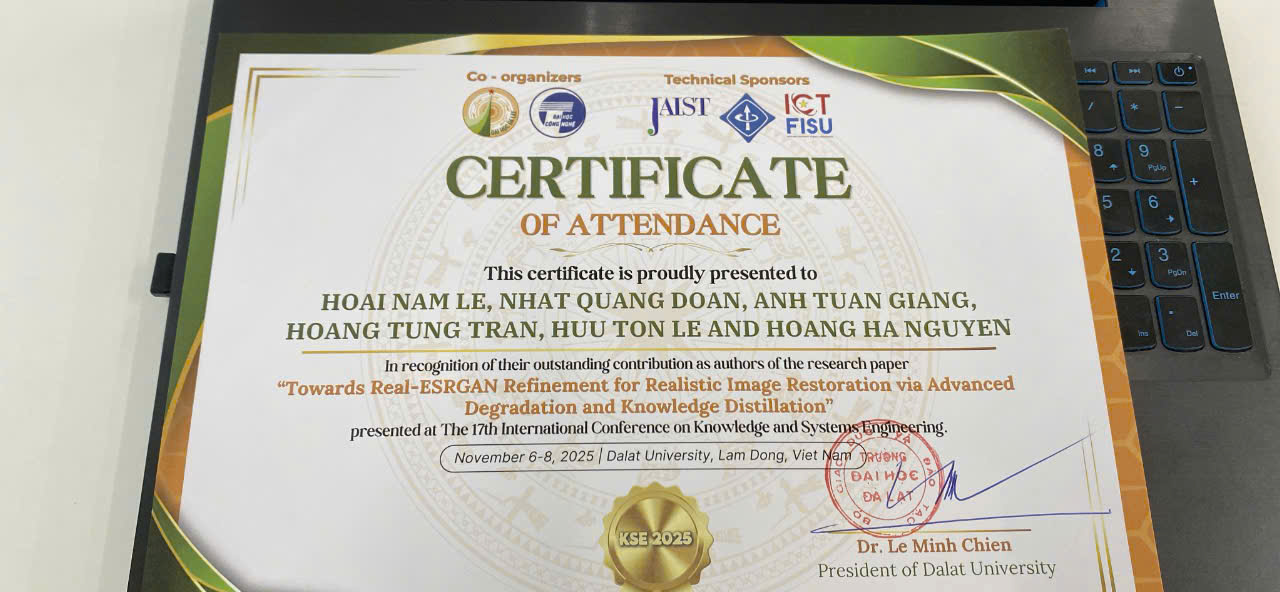
#> input picture lab3/input.jpg, 1280 x 592 px
$ python labwork3_extra.py
#> lines starting #> are read from the running program, lines starting #| are printed output that depends on the picture
import time
import numpy as np
import matplotlib.pyplot as plt
from numba import cuda

@cuda.jit
def grayscale(src, dst):
    tidx = cuda.threadIdx.x + cuda.blockIdx.x * cuda.blockDim.x
    if tidx < src.shape[0]:
        g = np.uint8((src[tidx, 0] + src[tidx, 1] + src[tidx, 2]) / 3)
        dst[tidx, 0] = dst[tidx, 1] = dst[tidx, 2] = g

def main():
    img = plt.imread('input.jpg')
#> img is the input picture: shape (592, 1280, 3); mean R, G, B 179.2, 176.6, 165.5
    if img.dtype == np.float32 or img.dtype == np.float64:
        img = (img * 255).astype(np.uint8)
    imageWidth = img.shape[1]
#> imageWidth = 1280
    imageHeight = img.shape[0]
#> imageHeight = 592
    pixelCount = imageWidth * imageHeight
#> pixelCount = 757760
    flatSrc = img.reshape(pixelCount, 3)

    t0 = time.time()
    dst_cpu = np.zeros_like(flatSrc)
    for i in range(pixelCount):
        g = np.uint8((flatSrc[i, 0] + flatSrc[i, 1] + flatSrc[i, 2]) / 3)
        dst_cpu[i, 0] = dst_cpu[i, 1] = dst_cpu[i, 2] = g
#> this loop made 757760 passes
#> g on passes 1 to 3: 51, 51, 51
    t_cpu = time.time() - t0
    print("CPU time:", t_cpu)
    plt.imsave('cpu_gray_extra.jpg', dst_cpu.reshape(imageHeight, imageWidth, 3))
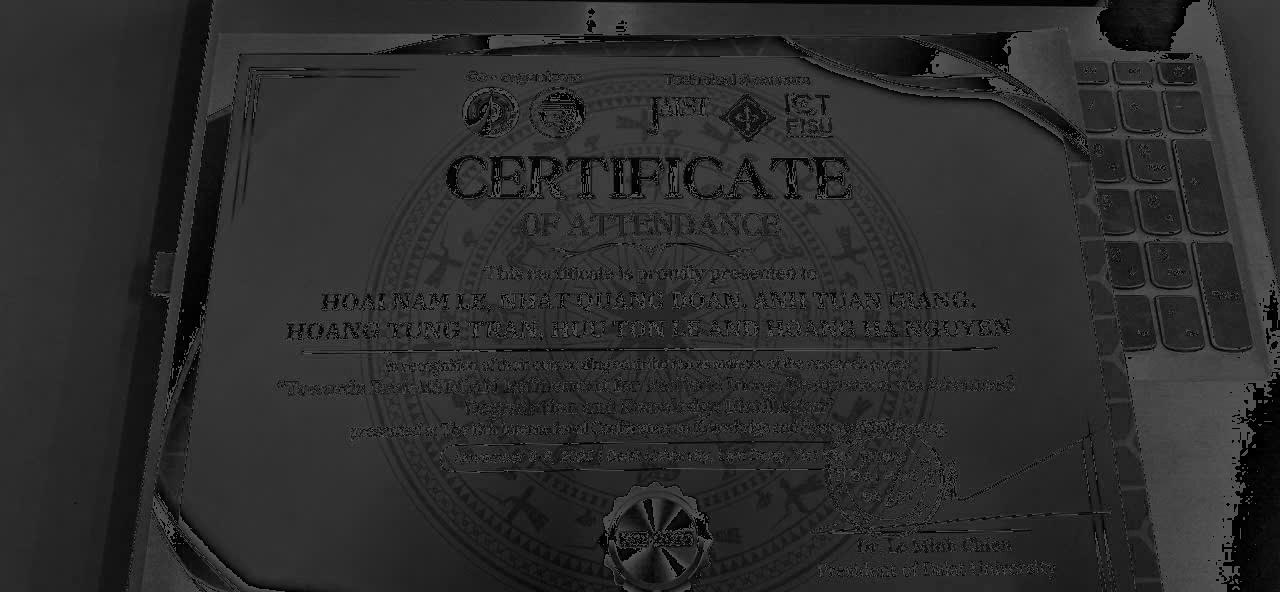
#> saved as cpu_gray_extra.jpg: shape (592, 1280, 3); min 0, max 125, mean 44.8

    devSrc = cuda.to_device(flatSrc)
    devDst = cuda.device_array((pixelCount, 3), np.uint8)

    blockSizes = [32, 64, 128, 256, 512, 1024]
    gpuTimes = []

    for blockSize in blockSizes:
        gridSize = (pixelCount + blockSize - 1) // blockSize
        grayscale[gridSize, blockSize](devSrc, devDst)
        cuda.synchronize()
        t0 = time.time()
        grayscale[gridSize, blockSize](devSrc, devDst)
        cuda.synchronize()
        t_gpu = time.time() - t0
        gpuTimes.append(t_gpu)
        print("GPU time:", blockSize, t_gpu)

    hostDst = devDst.copy_to_host()
    plt.imsave('gpu_gray_extra.jpg', hostDst.reshape(imageHeight, imageWidth, 3))
    print("Speedup:", t_cpu / gpuTimes[3])

    plt.plot(blockSizes, gpuTimes, 'o-')
    plt.xlabel('Block Size')
    plt.ylabel('Time (s)')
    plt.savefig('block_size_vs_time.png')

if __name__ == '__main__':
    main()
#> (the call stopped at in main, `devSrc = cuda.to_device(flatSrc)`: numba is not available in this run)
